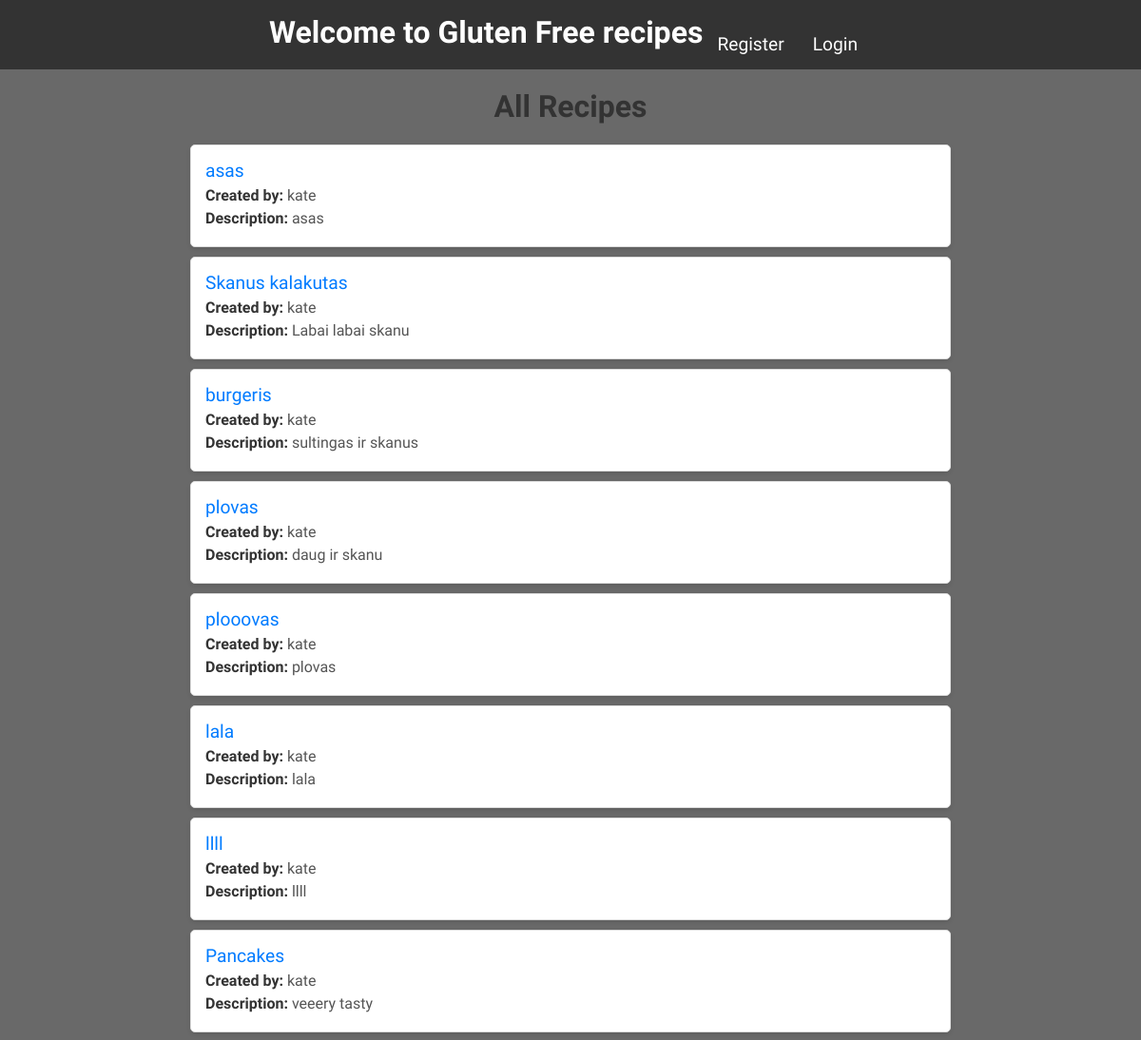
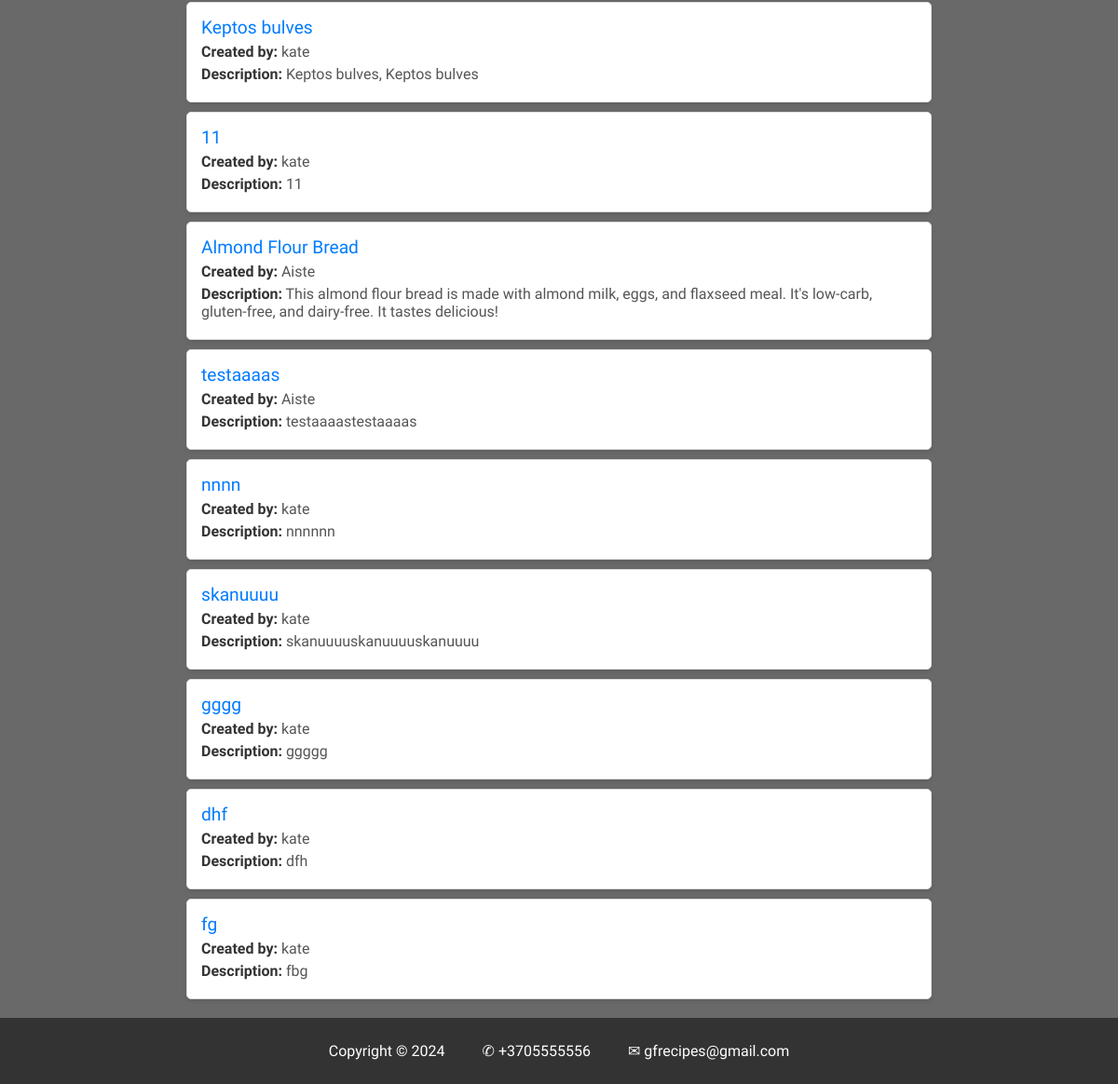
The app's page /allrecipes with its own data (2 pictures, top to bottom).
### app.py (models this page shows)
class Recipe(db.Model):
    __tablename__ = 'recipes'
    id = db.Column(db.Integer, primary_key=True)
    name = db.Column(db.String(100), nullable=False)
    description = db.Column(db.Text(500), nullable=False)
    prep_time = db.Column(db.Integer, nullable=False)
    servings = db.Column(db.Integer, nullable=False)
    cook_time = db.Column(db.Integer, nullable=False)
    instructions = db.Column(db.Text(1000), nullable=False)
    user_id = db.Column(db.Integer, db.ForeignKey('user.id'))
    user = db.relationship('User',backref='recipes', lazy=True)

class User(db.Model, UserMixin):
    id = db.Column(db.Integer, primary_key=True)
    username = db.Column(db.String(20), unique=True, nullable=False)
    email = db.Column(db.String(120), unique=True, nullable=False)
    password = db.Column(db.String(50), unique=True, nullable=False)

### app.py (the view)
@app.route('/allrecipes', methods=['GET'])
def all_recipes():
    all_recipes = Recipe.query.filter_by(user_id=User.id)
    return render_template('all_recipes.html', all_recipes=all_recipes)

### templates/all_recipes.html
{% extends "base.html" %}
{% block content %}
<h1 id="all_recipes">All Recipes</h1>
<ul id="all_rec_list">
    {% for recipe in all_recipes %}
        <li>
            <a href="{{ url_for('view_recipe', recipe_id=recipe.id) }}">{{ recipe.name }}</a>
            <p><strong>Created by:</strong> {{ recipe.user.username}}</p>
            <p><strong>Description:</strong> {{ recipe.description }}</p>
        </li>
    {% endfor %}
</ul>
{% endblock %}

### static/style.css (style rules this page uses)
html { scroll-behavior: smooth ; }
body { margin: 0; padding: 0; font-family: "Exo 2", sans-serif; font-optical-sizing: auto; font-weight: weight; font-style: normal; color: black; opacity: 100%; }

### static/style-recipes.css (style rules this page uses)
body { margin: 0; padding: 0; font-family: "Exo 2", sans-serif; font-optical-sizing: auto; font-weight: weight; font-style: normal; background-color: #696969; }

### static/my_recipe.css (style rules this page uses)
h1#all_recipes { text-align: center; color: #333; margin-top: 20px; }
ul#all_rec_list { list-style-type: none; padding: 0; max-width: 800px; margin: 20px auto; }
ul#all_rec_list li { background-color: #fff; margin: 10px 0; padding: 15px; border: 1px solid #ddd; border-radius: 5px; box-shadow: 0 2px 4px rgba(0,0,0,0.1); }
ul#all_rec_list li a { text-decoration: none; color: #007BFF; font-size: 1.2em; }
ul#all_rec_list li p { margin: 5px 0; color: #555; }
ul#all_rec_list li p strong { color: #333; }

### records on screen
Recipe: name "asas", user.username "kate", description "asas"
Recipe: name "Skanus kalakutas", user.username "kate", description "Labai labai skanu"
Recipe: name "burgeris", user.username "kate", description "sultingas ir skanus"
Recipe: name "plovas", user.username "kate", description "daug ir skanu"
Recipe: name "plooovas", user.username "kate", description "plovas"
Recipe: name "lala", user.username "kate", description "lala"
Recipe: name "llll", user.username "kate", description "llll"
Recipe: name "Pancakes", user.username "kate", description "veeery tasty"
Recipe: name "Keptos bulves", user.username "kate", description "Keptos bulves, Keptos bulves"
Recipe: name "11", user.username "kate", description "11"
Recipe: name "Almond Flour Bread", user.username "Aiste", description "This almond flour bread is made with almond milk, eggs, and flaxseed meal. It's low-carb, gluten-free, and dairy-free. It tastes delicious!"
Recipe: name "testaaaas", user.username "Aiste", description "testaaaastestaaaas"
Recipe: name "nnnn", user.username "kate", description "nnnnnn"
Recipe: name "skanuuuu", user.username "kate", description "skanuuuuskanuuuuskanuuuu"
Recipe: name "gggg", user.username "kate", description "ggggg"
Recipe: name "dhf", user.username "kate", description "dfh"
Recipe: name "fg", user.username "kate", description "fbg"
